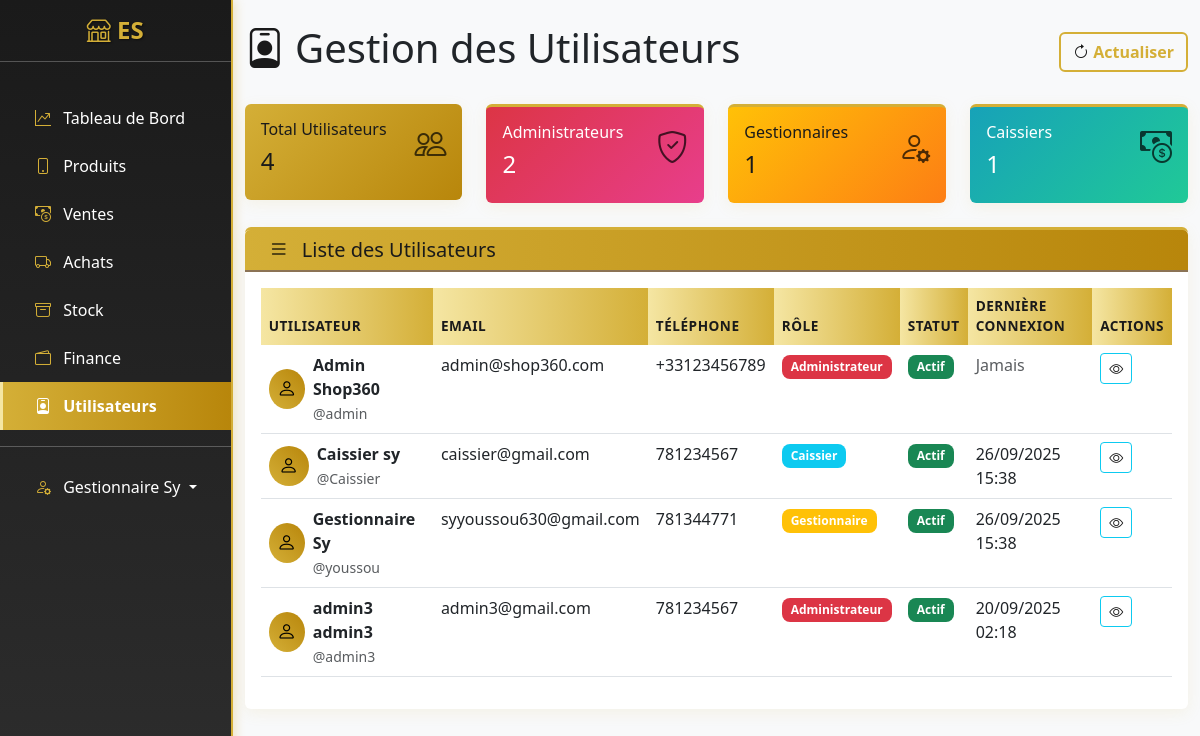
The app's page /accounts/users/ (signed in), older data.
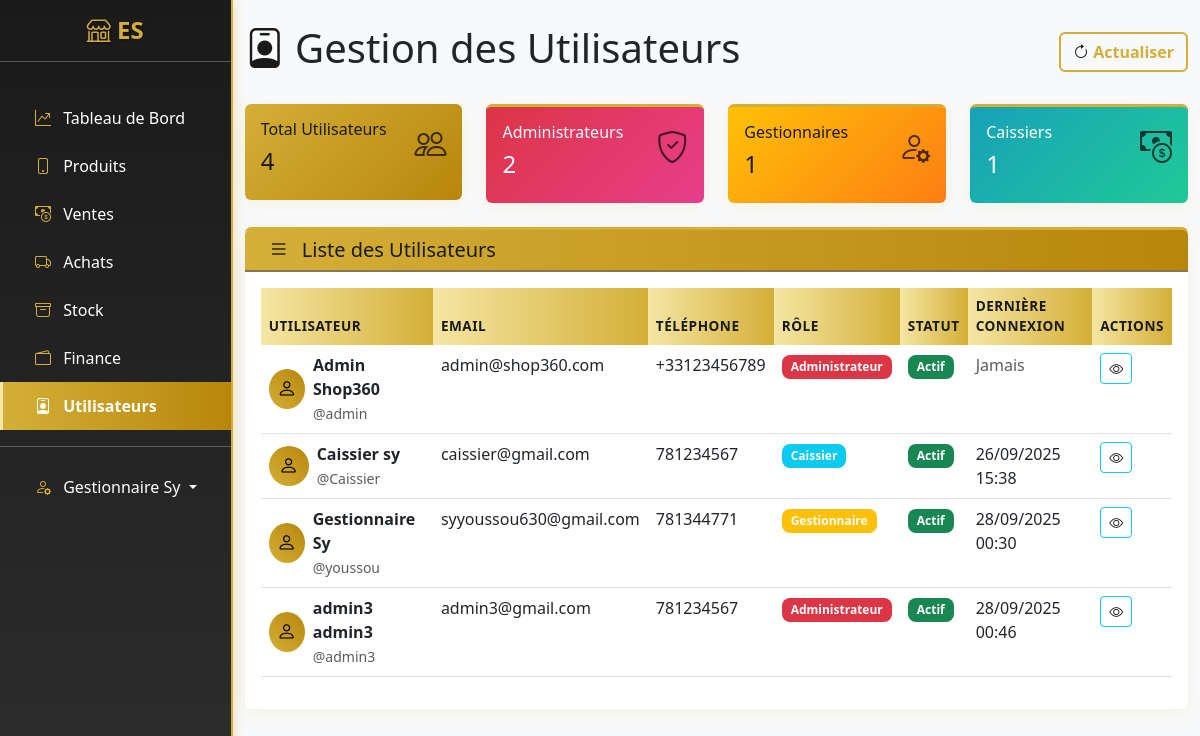
The same page, newer data.
### apps/users/models.py (models this page shows, shortened)
class User(AbstractUser):
    ROLE_CHOICES = [
        ('admin', 'Administrateur'),
        ('manager', 'Gestionnaire'),
        ('cashier', 'Caissier'),
    ]
    email = models.EmailField(unique=True)
    telephone = models.CharField(max_length=15, blank=True)
    role = models.CharField(max_length=20, choices=ROLE_CHOICES, default='Administrateur')
    date_creation = models.DateTimeField(auto_now_add=True)
    USERNAME_FIELD = 'username'
    REQUIRED_FIELDS = ['email']
    class Meta:
        verbose_name = "Utilisateur"
        verbose_name_plural = "Utilisateurs"

### apps/users/views.py (the view)
# urls.py: path('users/', views.UserListView.as_view(), name='user_list'),
class UserListView(LoginRequiredMixin, UserPassesTestMixin, ListView):
    model = User
    template_name = 'users/user_list.html'
    context_object_name = 'users'
    paginate_by = 20
    def test_func(self):
        return self.request.user.role in ['admin', 'manager']
    def get_queryset(self):
        return User.objects.all().order_by('id')  # ← ordre explicite
    def get_context_data(self, **kwargs):
        context = super().get_context_data(**kwargs)
        context['admins_count'] = User.objects.filter(role='admin').count()
        context['managers_count'] = User.objects.filter(role='manager').count()
        context['cashiers_count'] = User.objects.filter(role='cashier').count()
        return context

### templates/users/user_list.html (shortened to what the changed rows need)
{% extends 'base.html' %}
{% block content %}
<div class="d-flex justify-content-between align-items-center mb-4">
    <h1><i class="bi bi-person-badge"></i> Gestion des Utilisateurs</h1>
</div>
<div class="card">
    <div class="card-body">
        <div class="table-responsive">
            <table class="table table-hover">
                <thead>
                    <tr>
                        <th>Utilisateur</th>
                        <th>Email</th>
                        <th>Téléphone</th>
                        <th>Rôle</th>
                        <th>Statut</th>
                        <th>Dernière Connexion</th>
                        <th>Actions</th>
                    </tr>
                </thead>
                <tbody>
                    {% for user_obj in users %}
                    <tr>
                        <td>
                            <div class="d-flex align-items-center">
                                <div class="avatar-circle me-2">
                                    <i class="bi bi-person" style="color: black;"></i>
                                </div>
                                <div>
                                    <strong>{{ user_obj.get_full_name|default:user_obj.username }}</strong>
                                    <br><small class="text-muted">@{{ user_obj.username }}</small>
                                </div>
                            </div>
                        </td>
                        <td>{{ user_obj.email }}</td>
                        <td>{{ user_obj.telephone|default:"N/A" }}</td>
                        <td>
                            <span class="badge {% if user_obj.role == 'admin' %}bg-danger{% elif user_obj.role == 'manager' %}bg-warning{% else %}bg-info{% endif %}">
                                {{ user_obj.get_role_display }}
                            </span>
                        </td>
                        <td>
                            {% if user_obj.is_active %}
                            <span class="badge bg-success">Actif</span>
                            {% else %}
                            <span class="badge bg-secondary">Inactif</span>
                            {% endif %}
                        </td>
                        <td>
                            {% if user_obj.last_login %}
                            {{ user_obj.last_login|date:"d/m/Y H:i" }}
                            {% else %}
                            <span class="text-muted">Jamais</span>
                            {% endif %}
                        </td>
                        <td>
                            <div class="btn-group btn-group-sm">
                                <a href="{% url 'users:user_detail' user_obj.pk %}" class="btn btn-outline-info" title="Voir">
                                    <i class="bi bi-eye"></i>
                                </a>
                            </div>
                        </td>
                    </tr>
                    {% endfor %}
                </tbody>
            </table>
        </div>
    </div>
</div>
{% endblock %}

### templates/base.html (shortened to what this page needs)
<!DOCTYPE html>
<html lang="fr">
<head>
    <link href="https://cdn.jsdelivr.net/npm/bootstrap@5.3.0/dist/css/bootstrap.min.css" rel="stylesheet">
    <link rel="stylesheet" href="https://cdn.jsdelivr.net/npm/bootstrap-icons@1.11.0/font/bootstrap-icons.css">
    {% load static %}
    <link rel="stylesheet" href="{% static 'css/custom.css' %}">
</head>
<body>
    <div id="wrapper">
        <div class="d-md-flex">
            <nav id="sidebar" class="text-white collapse d-md-block" style="width: 250px; min-height: 100vh;">
                <div class="position-sticky">
                    <div class="py-3">
                        <h4 class="text-center">
                            <i class="logo bi-shop"></i> ES
                        </h4>
                        <hr>
                    </div>
                    <div class="nav flex-column">
                        <a href="{% url 'dashboard:index' %}" class="nav-link text-white {% if request.resolver_match.app_name == 'dashboard' %}active{% endif %}">
                            <i class="logo bi-graph-up-arrow px-2"></i> Tableau de Bord
                        </a>
                        <a href="{% url 'produits:list' %}" class="nav-link text-white {% if request.resolver_match.app_name == 'produits' %}active{% endif %}">
                            <i class="logo bi-phone px-2"></i> Produits
                        </a>
                        <a href="{% url 'ventes:list' %}" class="nav-link text-white {% if request.resolver_match.app_name == 'ventes' %}active{% endif %}">
                            <i class="logo bi-cash-coin px-2"></i> Ventes
                        </a>
                        <a href="{% url 'achats:list' %}" class="nav-link text-white {% if request.resolver_match.app_name == 'achats' %}active{% endif %}">
                            <i class="logo bi-truck px-2"></i> Achats
                        </a>
                        <a href="{% url 'stock:list' %}" class="nav-link text-white {% if request.resolver_match.app_name == 'stock' %}active{% endif %}">
                            <i class="logo bi-archive px-2"></i> Stock
                        </a>
                        <a href="{% url 'finance:overview' %}" class="nav-link text-white {% if request.resolver_match.app_name == 'finance' %}active{% endif %}">
                            <i class="logo bi-wallet2 px-2"></i> Finance
                        </a>
                        {% if user.role in 'admin,manager' %}
                        <a href="{% url 'users:user_list' %}" class="nav-link text-white {% if request.resolver_match.app_name == 'users' %}active{% endif %}">
                            <i class="logo bi-person-badge px-2"></i> Utilisateurs
                        </a>
                        {% endif %}
                        <hr>
                        <div class="dropdown">
                            <a class="nav-link text-white dropdown-toggle" href="#" role="button" data-bs-toggle="dropdown">
                                <i class="logo bi-person-gear px-2"></i> {{ user.get_full_name|default:user.username }}
                            </a>
                        </div>
                    </div>
                </div>
            </nav>
            <main class="flex-fill">
                <div class="container-fluid py-4">
                    {% block content %}{% endblock %}
                </div>
            </main>
        </div>
    </div>
    {% load static %}
</body>
</html>

Row changes from the older to the newer data that the page shows:
changed User "Gestionnaire Sy": last_login "26/09/2025 15:38" → "28/09/2025 00:30"
changed User "admin3 admin3": last_login "20/09/2025 02:18" → "28/09/2025 00:46"
